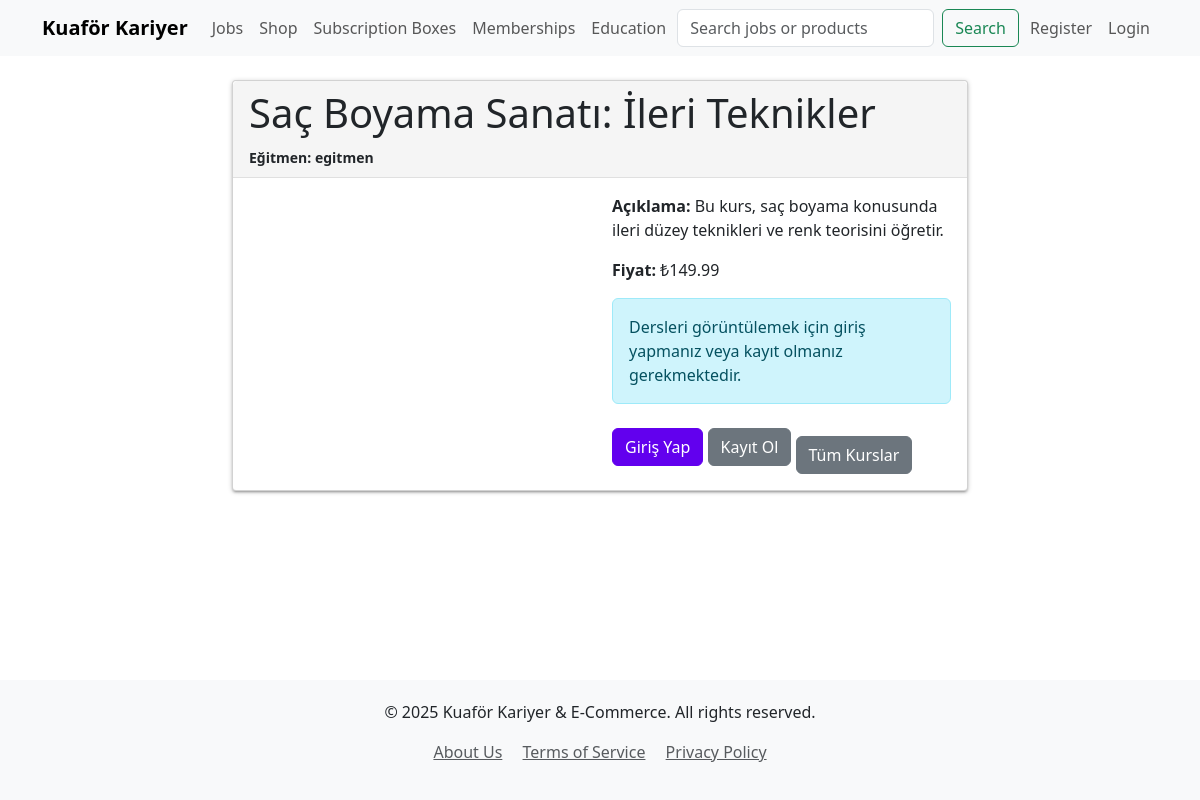
Page /education/course/sac-boyama-sanat-ileri-teknikler/2/ on the committed database.
### education/models.py (models this page shows, shortened)
class Course(models.Model):
    title = models.CharField(max_length=255)
    slug = models.SlugField(unique=True, blank=True, null=True) # SEO için
    description = models.TextField()
    instructor = models.ForeignKey(settings.AUTH_USER_MODEL, on_delete=models.CASCADE, related_name='taught_courses')
    price = models.DecimalField(max_digits=10, decimal_places=2, default=0.00)
    is_published = models.BooleanField(default=False)
    created_at = models.DateTimeField(auto_now_add=True)
    updated_at = models.DateTimeField(auto_now=True)
    thumbnail = models.ImageField(upload_to='course_thumbnails/', blank=True, null=True) # Kurs görseli

### users/models.py (models this page shows, shortened)
class CustomUser(AbstractUser):
    is_employer = models.BooleanField(default=False)
    is_customer = models.BooleanField(default=False)
    is_seller = models.BooleanField(default=False)  # YENİ: Satıcı rolü
    user_membership = models.OneToOneField('memberships.UserMembership', on_delete=models.SET_NULL, null=True, blank=True)
    loyalty_points = models.IntegerField(default=0)
    referral_code = models.CharField(max_length=20, unique=True, blank=True, null=True)
    referred_by = models.ForeignKey('self', on_delete=models.SET_NULL, null=True, blank=True, related_name='referrals')
    job_highlight_credits = models.IntegerField(default=0)
    extra_job_posting_credits = models.IntegerField(default=0)
    business_name = models.CharField(max_length=200, blank=True, null=True, help_text="İşletme adı")
    tax_number = models.CharField(max_length=50, blank=True, null=True, help_text="Vergi numarası")
    seller_verified = models.BooleanField(default=False, help_text="Satıcı doğrulaması")
    preferred_locations = models.TextField(blank=True, null=True, help_text="Virgülle ayrılmış tercih edilen lokasyonlar")
    preferred_skills = models.TextField(blank=True, null=True, help_text="Virgülle ayrılmış tercih edilen yetenekler")
    preferred_product_categories = models.TextField(blank=True, null=True, help_text="Virgülle ayrılmış tercih edilen ürün kategorileri")
    email_verified = models.BooleanField(default=False)
    email_verification_token = models.CharField(max_length=100, blank=True, null=True, unique=True)

### education/views.py (the view, shortened to what this page needs)
# urls.py: path('course/<slug:slug>/<int:pk>/', views.course_detail, name='course_detail'),
def course_detail(request, slug, pk):
    course = get_object_or_404(Course, slug=slug, pk=pk, is_published=True)
    is_enrolled = False
    context = {
        'course': course,
        'is_enrolled': is_enrolled,
    }
    return render(request, 'education/course_detail.html', context)

### notifications/context_processors.py (called while the page is built, shortened)
def notifications_context(request):
    return {}

### templates/education/course_detail.html (shortened to what this page needs)
{% extends 'base.html' %}
{% load i18n %}
{% block content %}
<div class="row justify-content-center">
    <div class="col-12 col-md-8">
        <div class="card">
            <div class="card-header">
                <h1>{{ course.title }}</h1>
                <small>Eğitmen: {{ course.instructor.username|default:"Belirtilmemiş" }}</small>
            </div>
            <div class="card-body">
                <div class="row">
                    <div class="col-12 col-md-6 mb-3 mb-md-0">
                    </div>
                    <div class="col-12 col-md-6">
                        <p><strong>Açıklama:</strong> {{ course.description }}</p>
                        <p><strong>Fiyat:</strong> {% if course.price > 0 %}₺{{ course.price|floatformat:2 }}{% else %}Ücretsiz{% endif %}</p>
                        {% if user.is_authenticated %}
                            {% if is_enrolled %}
                                <p class="alert alert-success">Bu kursa kayıtlısınız.</p>
                                <h3>{% trans "Kurs İçeriği" %}</h3>
                {% if course.sections.all %}
                    <div class="accordion" id="courseContentAccordion">
                        {% for section in course.sections_cached %}
                        <div class="accordion-item">
                            <h2 class="accordion-header" id="heading{{ section.pk }}">
                                <button class="accordion-button {% if not forloop.first %}collapsed{% endif %}" type="button" data-bs-toggle="collapse" data-bs-target="#collapse{{ section.pk }}" aria-expanded="{% if forloop.first %}true{% else %}false{% endif %}" aria-controls="collapse{{ section.pk }}">
                                    Bölüm {{ section.order }}: {{ section.title }}
                                </button>
                            </h2>
                            <div id="collapse{{ section.pk }}" class="accordion-collapse collapse {% if forloop.first %}show{% endif %}" aria-labelledby="heading{{ section.pk }}" data-bs-parent="#courseContentAccordion">
                                <div class="accordion-body">
                                    <ul class="list-group">
                                        {% for lesson in section.lessons_cached %}
                                        <li class="list-group-item d-flex justify-content-between align-items-center">
                                            <div>
                                                {% if lesson.lesson_type == 'video' %}
                                                    <i class="fas fa-video me-2"></i>
                                                {% elif lesson.lesson_type == 'text' %}
                                                    <i class="fas fa-file-alt me-2"></i>
                                                {% elif lesson.lesson_type == 'quiz' %}
                                                    <i class="fas fa-question-circle me-2"></i>
                                                {% endif %}
                                                Ders {{ lesson.order }}: {{ lesson.title }}
                                                {% if is_enrolled %}
                                                    {% if lesson.is_completed_by_user %}
                                                        <i class="fas fa-check-circle text-success ms-2" title="{% trans 'Tamamlandı' %}"></i>
                                                    {% endif %}
                                                {% endif %}
                                            </div>
                                            {% if is_enrolled %}
                                                <a href="{% url 'education:lesson_detail' course_slug=course.slug course_pk=course.pk lesson_pk=lesson.pk %}" class="btn btn-sm btn-outline-primary">{% trans "Görüntüle" %}</a>
                                            {% else %}
                                                <span class="text-muted">{% trans "Kayıt Olun" %}</span>
                                            {% endif %}
                                        </li>
                                        {% endfor %}
                                    </ul>
                                </div>
                            </div>
                        </div>
                        {% endfor %}
                    </div>
                {% else %}
                    <div class="alert alert-info">{% trans "Bu kurs için henüz içerik eklenmemiştir." %}</div>
                {% endif %}
                            {% else %}
                                <form action="{% url 'education:enroll_course' slug=course.slug pk=course.pk %}" method="post">
                                    {% csrf_token %}
                                    <button type="submit" class="btn btn-primary">Kursa Kayıt Ol</button>
                                </form>
                            {% endif %}
                        {% else %}
                            <p class="alert alert-info">Dersleri görüntülemek için giriş yapmanız veya kayıt olmanız gerekmektedir.</p>
                            <a href="{% url 'users:login' %}" class="btn btn-primary">Giriş Yap</a>
                            <a href="{% url 'users:register' %}" class="btn btn-secondary">Kayıt Ol</a>
                        {% endif %}
                        <a href="{% url 'education:course_list' %}" class="btn btn-secondary mt-3">{% trans "Tüm Kurslar" %}</a>
                    </div>
                </div>
            </div>
        </div>
    </div>
</div>
{% endblock %}

### static/css/style.css (style rules this page uses)
body { display: flex; flex-direction: column; min-height: 100vh; }
.card { box-shadow: 0 2px 2px 0 rgba(0,0,0,0.14), 0 3px 1px -2px rgba(0,0,0,0.12), 0 1px 5px 0 rgba(0,0,0,0.2); border-radius: 4px; }
.card-header { background-color: #f5f5f5; border-bottom: 1px solid #e0e0e0; font-weight: bold; }
.btn-primary { background-color: #6200ee; border-color: #6200ee; }

### rows in the picture
Course: title "Saç Boyama Sanatı: İleri Teknikler", instructor.username "egitmen", description "Bu kurs, saç boyama konusunda ileri düzey teknikleri ve renk teorisini öğretir.", price "149.99"
